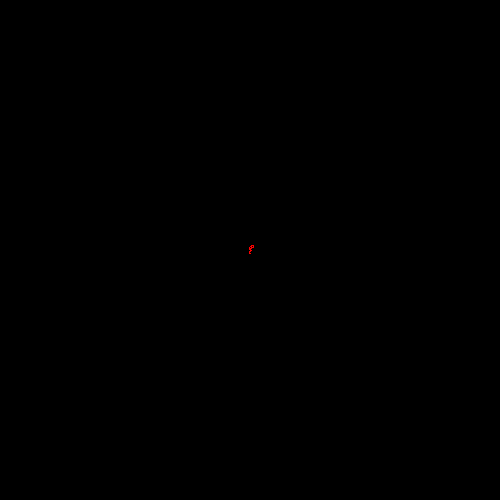
Frame 1 (no input)
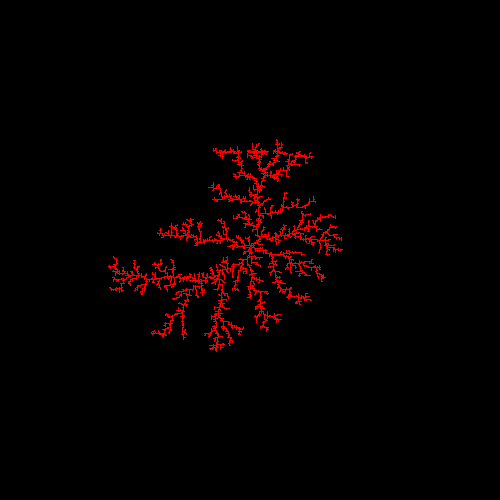
Frame 60 (the mouse pressed at the canvas centre just before this capture)
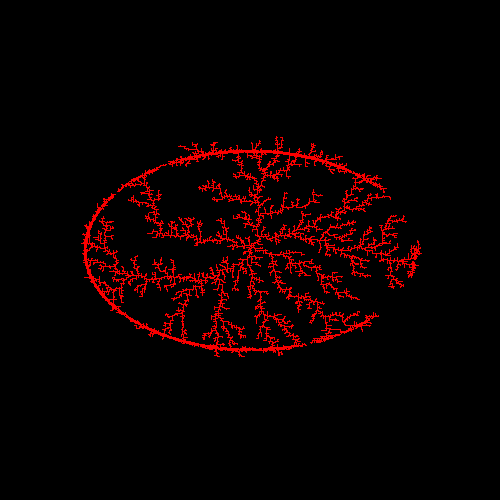
Frame 120 (the mouse held since frame 60 and released just before this capture)

The Processing sketch that drew these frames (run headless with seeded random() and noise(); from frame 60 on, the mouse is pressed at the canvas centre):

// Processing sketch: processing_179157
// ── processing_179157.pde

// sets red colour
color c = color(250,0,0); 

void setup() { 

  size(500, 500); 
  background(0); 
  // sets origin of DLA and colour
  set(width/2, height/2, c);
  
} 


void draw() { 

  loadPixels(); 

  for (int i=0; i<200; i++) { 

// TWO_PI twice the ratio of the circumference of a circle to its diameter
// Sets the limits of the circle 
    float r = random(TWO_PI); 
    // width/2 tells x to go to half way across canvas
    // height/2 tells y to go to half way down canvas 
    // x, y coordinates set origin of circle
    // int(width/3*sin(r)defines extends of ellipse in the hirizontal
    // int(height/5*cos(r) defines extends of ellipse in the vertical
    int x = width/2 + int(width/3*sin(r)); 
    int y = height/2 + int(height/5*cos(r)); 

// it will be executed wihin the limits set in loop, therefore DLA will expand as far as circle
    while (x>2 && x<width-2 && y>2 && y<height-2) { 

//sets number of directions for expandian
      int move = (int)random(4); 

//Expension in 4 directions ste at right angles
      if (move == 0) {  
 x++;
      } else if (move == 1) {  
 x--;
      } else if (move == 2) {  
 y++;
      } else if (move == 3) {  
 y--;
      } 


      if (pixels[y*width+x-1]==c || pixels[y*width+x+1]==c || pixels[(y+1)*width+x]==c || pixels[(y-1)*width+x]==c) { 


        pixels[y*height+x] = c; 


        break;
      }
    }
  } 


  updatePixels();
} 
